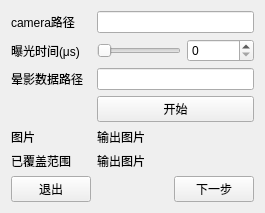
      <widget class="QWidget" name="vignetteCalibData">
       <attribute name="title">
        <string>晕影函数数据采集</string>
       </attribute>
       <layout class="QGridLayout" name="gridLayout_4">
        <item row="0" column="0">
         <widget class="QLabel" name="pathToCameraLabelP3">
          <property name="text">
           <string>camera路径</string>
          </property>
         </widget>
        </item>
        <item row="8" column="0" alignment="Qt::AlignLeft">
         <widget class="QPushButton" name="exitButtonP3">
          <property name="text">
           <string>退出</string>
          </property>
          <property name="autoDefault">
           <bool>false</bool>
          </property>
          <property name="default">
           <bool>false</bool>
          </property>
          <property name="flat">
           <bool>false</bool>
          </property>
         </widget>
        </item>
        <item row="1" column="2">
         <layout class="QHBoxLayout" name="exposureLayoutP3">
          <item>
           <widget class="QSlider" name="exposureSliderP3">
            <property name="maximum">
             <number>165000</number>
            </property>
            <property name="orientation">
             <enum>Qt::Horizontal</enum>
            </property>
           </widget>
          </item>
          <item>
           <widget class="QSpinBox" name="exposureBoxP3">
            <property name="maximum">
             <number>165000</number>
            </property>
           </widget>
          </item>
         </layout>
        </item>
        <item row="5" column="2">
         <widget class="QLabel" name="picOutLabelP3">
          <property name="maximumSize">
           <size>
            <width>16777215</width>
            <height>200</height>
           </size>
          </property>
          <property name="text">
           <string>输出图片</string>
          </property>
          <property name="scaledContents">
           <bool>true</bool>
          </property>
         </widget>
        </item>
        <item row="3" column="2">
         <widget class="QLineEdit" name="vignettePathLineP3"/>
        </item>
        <item row="3" column="0">
         <widget class="QLabel" name="vignettePathLabelP3">
          <property name="text">
           <string>晕影数据路径</string>
          </property>
         </widget>
        </item>
        <item row="0" column="2">
         <widget class="QLineEdit" name="pathToCameraLineP3"/>
        </item>
        <item row="5" column="0">
         <widget class="QLabel" name="pictureLabelP3">
          <property name="text">
           <string>图片</string>
          </property>
         </widget>
        </item>
        <item row="4" column="2">
         <widget class="QPushButton" name="startButtonP3">
          <property name="text">
           <string>开始</string>
          </property>
         </widget>
        </item>
        <item row="1" column="0">
         <widget class="QLabel" name="exposureLabelP3">
          <property name="text">
           <string>曝光时间(μs)</string>
          </property>
         </widget>
        </item>
        <item row="6" column="0">
         <widget class="QLabel" name="pointsInRangeLabelP3">
          <property name="text">
           <string>已覆盖范围</string>
          </property>
         </widget>
        </item>
        <item row="6" column="2">
         <widget class="QLabel" name="pointsInRangeOutLabelP3">
          <property name="maximumSize">
           <size>
            <width>16777215</width>
            <height>200</height>
           </size>
          </property>
          <property name="text">
           <string>输出图片</string>
          </property>
          <property name="scaledContents">
           <bool>true</bool>
          </property>
         </widget>
        </item>
        <item row="8" column="2" alignment="Qt::AlignRight">
         <widget class="QPushButton" name="nextButtonP3">
          <property name="text">
           <string>下一步</string>
          </property>
         </widget>
        </item>
       </layout>
      </widget>
